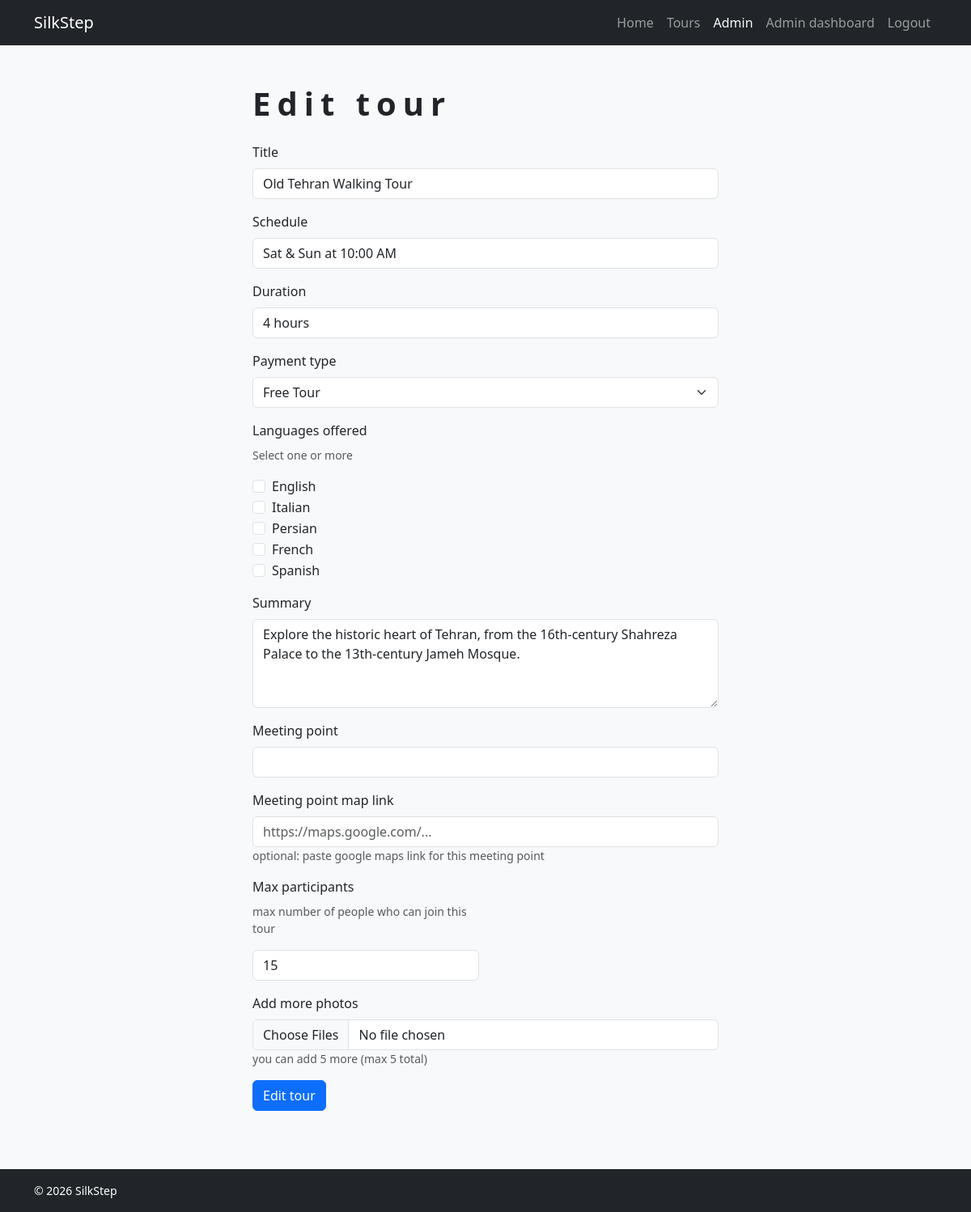
Page /guide/edit-tour/1 (signed in) on the committed database.
### tables this page shows
CREATE TABLE tours (
    id INTEGER PRIMARY KEY AUTOINCREMENT,
    title TEXT NOT NULL,
    schedule TEXT NOT NULL,
    duration TEXT NOT NULL,
    payment TEXT NOT NULL,
    summary TEXT NOT NULL
, guide_id INTEGER, meeting_point TEXT, max_participants INTEGER DEFAULT 15, photo_url TEXT, meeting_map_link TEXT);

### app.py (the view, shortened to what this page needs)
@app.route("/guide/edit-tour/<int:tour_id>", methods=["GET", "POST"])
def edit_tour(tour_id):
    tour = can_manage_tour(tour_id)
    if not tour:
        return redirect(url_for("tours"))
    if bookings_dao.tour_has_bookings(tour_id):
        return "This tour already has bookings and cannot be edited.", 400
    tour_data = dict(tour)
    tour_data["languages_list"] = tours_dao.get_languages_for_tour(tour_id)
    photos = [dict(p) for p in tour_photos_dao.get_photos_for_tour(tour_id)]
    return render_template(
        "edit_tour.html",
        tour=tour_data,
        photos=photos,
        max_photos=tour_photos_dao.MAX_PHOTOS_PER_TOUR,
        available_languages=AVAILABLE_LANGUAGES,
    )

### app.py (called while the page is built)
def can_manage_tour(tour_id):
    tour = tours_dao.get_tour_by_id(tour_id)
    if not tour:
        return None
    role = session.get("user_role")
    user_id = session.get("user_id")
    if role == "admin":
        return tour
    if role == "guide" and tour["guide_id"] == user_id:
        return tour
    return None

### bookings_dao.py (called while the page is built)
def tour_has_bookings(tour_id):
    conn = sqlite3.connect("silkstep.db")
    row = conn.execute(
        "SELECT COUNT(*) FROM bookings WHERE tour_id = ?",
        (tour_id,)
    ).fetchone()
    conn.close()
    return row[0] > 0

### tour_photos_dao.py (called while the page is built)
def get_photos_for_tour(tour_id):
    query = """
        SELECT id, tour_id, photo_path, sort_order
        FROM tour_photos
        WHERE tour_id = ?
        ORDER BY sort_order, id
    """
    conn = sqlite3.connect("silkstep.db")
    conn.row_factory = sqlite3.Row
    cursor = conn.cursor()
    cursor.execute(query, (tour_id,))
    rows = cursor.fetchall()
    cursor.close()
    conn.close()
    return rows

### tours_dao.py (called while the page is built)
def get_tour_by_id(tour_id):
    conn = sqlite3.connect("silkstep.db")
    conn.row_factory = sqlite3.Row
    cursor = conn.cursor()
    cursor.execute("SELECT * FROM tours WHERE id = ?", (tour_id,))
    row = cursor.fetchone()
    cursor.close()
    conn.close()
    return row

def get_languages_for_tour(tour_id):
    query = "SELECT language FROM tour_languages WHERE tour_id = ? ORDER BY language"
    conn = sqlite3.connect("silkstep.db")
    cursor = conn.cursor()
    cursor.execute(query, (tour_id,))
    rows = cursor.fetchall()
    cursor.close()
    conn.close()
    return [row[0] for row in rows]

### templates/edit_tour.html (shortened to what this page needs)
{% extends "base.html" %}
{% block content %}
<section class="container py-5" style="max-width: 600px;">
  <h1 class="mb-4">Edit tour</h1>
  <form method="POST" action="{{ url_for('edit_tour', tour_id=tour.id) }}" enctype="multipart/form-data">
    <div class="mb-3">
      <label class="form-label">Title</label>
      <input type="text" name="txt_title" class="form-control" value="{{ tour.title }}" required>
    </div>
    <div class="mb-3">
      <label class="form-label">Schedule</label>
      <input type="text" name="txt_schedule" class="form-control" value="{{ tour.schedule }}" required>
    </div>
    <div class="mb-3">
      <label class="form-label">Duration</label>
      <input type="text" name="txt_duration" class="form-control" value="{{ tour.duration }}" required>
    </div>
    <div class="mb-3">
      <label class="form-label">Payment type</label>
      <select name="txt_payment" class="form-select" required>
        <option value="Free Tour" {% if tour.payment == "Free Tour" %}selected{% endif %}>Free Tour</option>
      </select>
    </div>
    <div class="mb-3">
      <label class="form-label">Languages offered</label>
      <p class="text-muted small">Select one or more</p>
      {% for lang in available_languages %}
      <div class="form-check">
        <input class="form-check-input" type="checkbox"
               name="txt_languages" value="{{ lang }}" id="lang_{{ loop.index }}"
               {% if lang in tour.languages_list %}checked{% endif %}>
        <label class="form-check-label" for="lang_{{ loop.index }}">{{ lang }}</label>
      </div>
      {% endfor %}
    </div>
    <div class="mb-3">
      <label class="form-label">Summary</label>
      <textarea name="txt_summary" class="form-control" rows="4" required>{{ tour.summary }}</textarea>
    </div>
    <div class="mb-3">
      <label class="form-label">Meeting point</label>
      <input type="text" name="txt_meeting_point" class="form-control"
             value="{{ tour.meeting_point or '' }}" required>
    </div>
    <div class="mb-3">
      <label class="form-label">Meeting point map link</label>
      <input type="url" name="txt_meeting_map_link" class="form-control"
             value="{{ tour.meeting_map_link or '' }}"
             placeholder="https://maps.google.com/...">
      <p class="text-muted small mb-0">optional: paste google maps link for this meeting point</p>
    </div>
    <div class="mb-3" style="max-width: 280px;">
      <label class="form-label">Max participants</label>
      <p class="text-muted small">max number of people who can join this tour</p>
      <input type="number" name="txt_max_participants" class="form-control"
             min="1" max="100" value="{{ tour.max_participants or 15 }}" required>
    </div>
    {% if photos|length < max_photos %}
    <div class="mb-3">
      <label class="form-label">Add more photos</label>
      <input type="file" name="txt_photos" class="form-control" accept="image/*" multiple>
      <p class="text-muted small mb-0">
        you can add {{ max_photos - photos|length }} more (max {{ max_photos }} total)
      </p>
    </div>
    {% else %}
    <p class="text-muted small">maximum {{ max_photos }} photos reached. delete one to upload another.</p>
    {% endif %}
    <button type="submit" class="btn btn-primary">Edit tour</button>
  </form>
</section>
{% endblock %}

### static/css/style.css (style rules this page uses)
body { background-color: #f8f9fa; color: #212529; }
h1 { font-weight: 700; letter-spacing: 0.5rem; }

### rows in the picture
tours: txt_title "Old Tehran Walking Tour", txt_schedule "Sat & Sun at 10:00 AM", txt_duration "4 hours", txt_payment "Free Tour", txt_summary "Explore the historic heart of Tehran, from the 16th-century Shahreza Palace to the 13th-century Jameh Mosque.", txt_max_participants "15"

### other values in the picture
{{ session.get('user_name') }} "Admin"
{{ lang }} "English" "Italian" "Persian" "French" "Spanish"
{{ max_photos - photos|length }} "5"
{{ max_photos }} "5"
